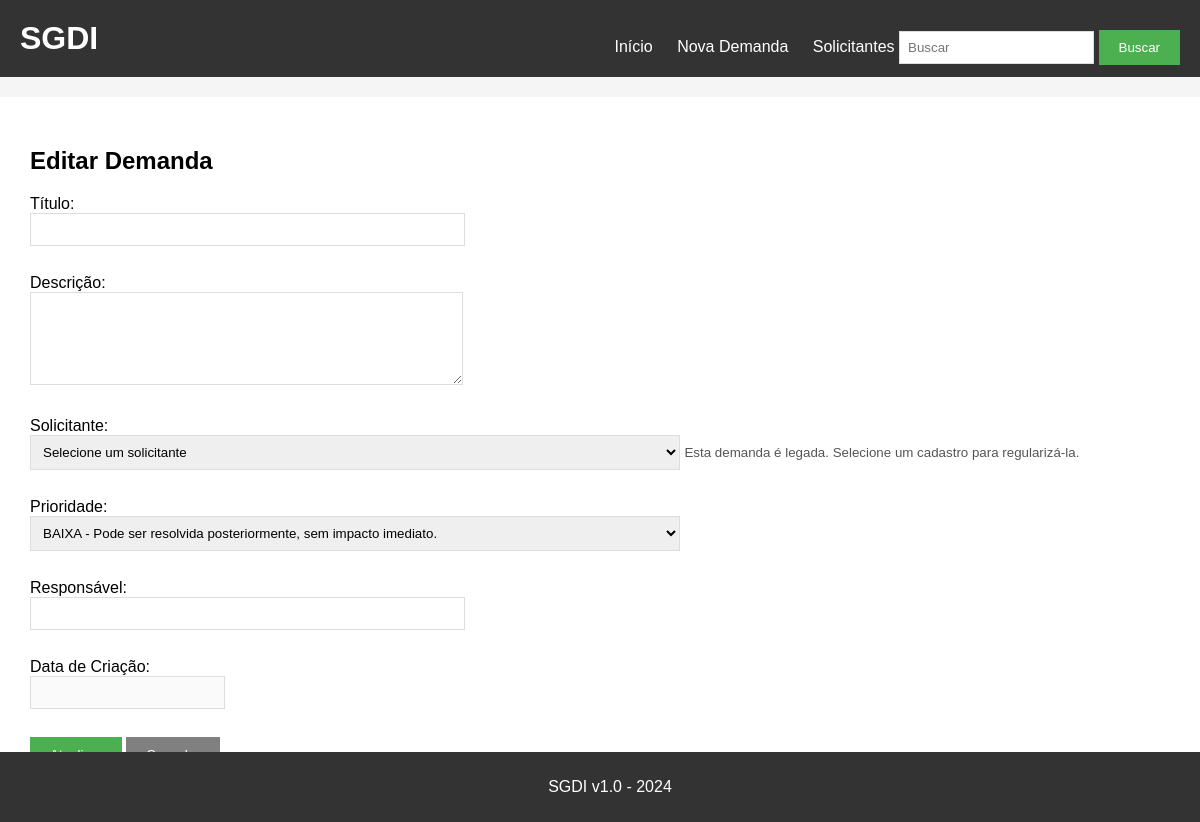
Page /editar/8 on the earlier database version.
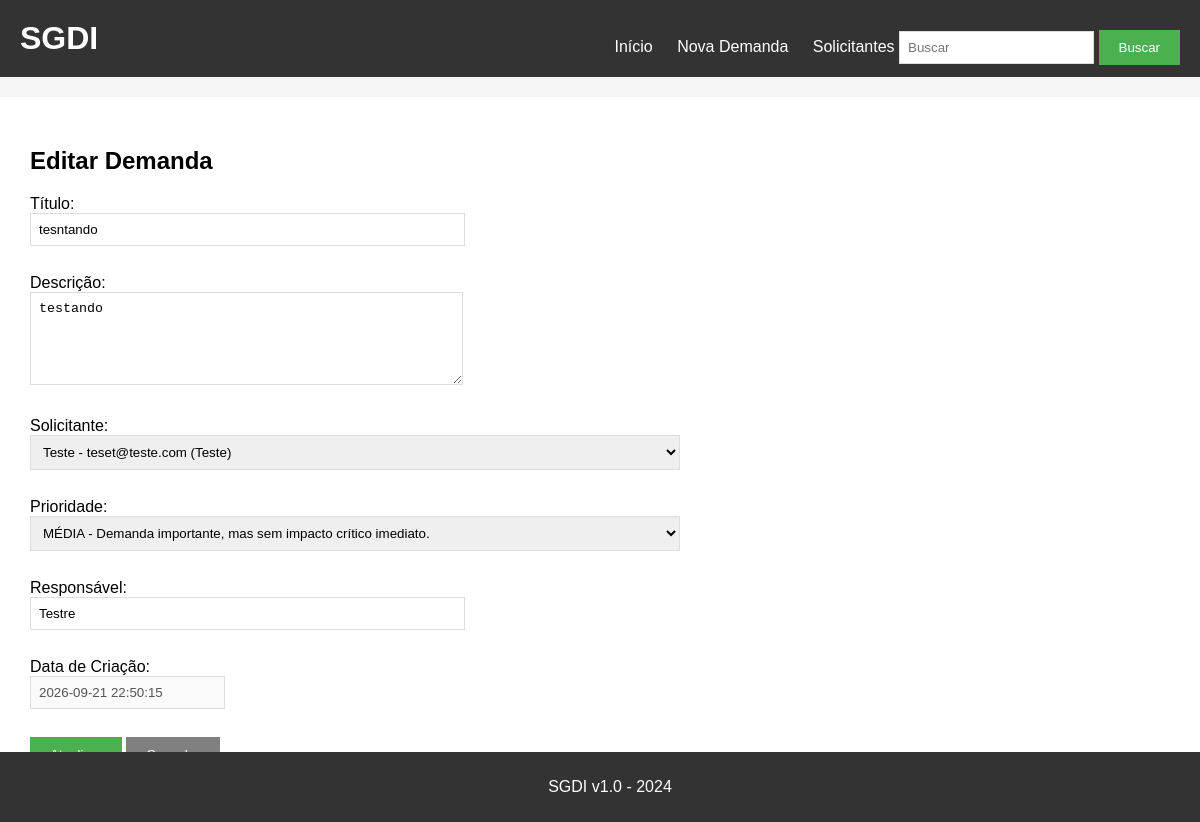
Same page on the later database version.
### tables this page shows
CREATE TABLE demandas (
    id INTEGER PRIMARY KEY AUTOINCREMENT,
    titulo TEXT NOT NULL,
    descricao TEXT,
    solicitante TEXT NOT NULL,
    data_criacao TEXT NOT NULL,
    prioridade TEXT NOT NULL DEFAULT 'MÉDIA',
    responsavel TEXT NOT NULL
, solicitante_id INTEGER REFERENCES solicitantes(id));

CREATE TABLE solicitantes (
        id INTEGER PRIMARY KEY AUTOINCREMENT,
        nome TEXT NOT NULL COLLATE NOCASE UNIQUE,
        email TEXT NOT NULL COLLATE NOCASE UNIQUE,
        departamento TEXT NOT NULL
    );

### app.py (the view, shortened to what this page needs)
@app.route('/editar/<int:id>', methods=['GET', 'POST'])
def editar(id):
    conn = get_db()
    ensure_schema(conn)
    demanda = conn.execute('''SELECT d.*, s.nome AS solicitante_nome
        FROM demandas d LEFT JOIN solicitantes s ON s.id = d.solicitante_id
        WHERE d.id=?''', (id,)).fetchone()
    solicitantes = get_solicitantes(conn)
    conn.close()
    return render_template('editar.html', demanda=demanda, solicitantes=solicitantes,
                           solicitante_label=solicitante_label)

### app.py (called while the page is built)
def get_db():
    conn = sqlite3.connect('demandas.db')
    conn.row_factory = sqlite3.Row
    conn.execute('PRAGMA foreign_keys = ON')
    return conn

def ensure_schema(conn):
    conn.execute('''CREATE TABLE IF NOT EXISTS solicitantes (
        id INTEGER PRIMARY KEY AUTOINCREMENT,
        nome TEXT NOT NULL COLLATE NOCASE UNIQUE,
        email TEXT NOT NULL COLLATE NOCASE UNIQUE,
        departamento TEXT NOT NULL
    )''')
    columns = [row['name'] for row in conn.execute('PRAGMA table_info(demandas)')]
    if 'solicitante_id' not in columns:
        conn.execute('ALTER TABLE demandas ADD COLUMN solicitante_id INTEGER REFERENCES solicitantes(id)')
    conn.commit()

def get_solicitantes(conn):
    return conn.execute(
        'SELECT id, nome, email, departamento FROM solicitantes ORDER BY nome'
    ).fetchall()

### templates/editar.html (shortened to what this page needs)
{% extends "base.html" %}
{% block content %}
<h2>Editar Demanda</h2>
<form method="POST" action="/editar/{{ demanda['id'] }}">
<div><label>Título:</label><br><input type="text" name="titulo" value="{{ demanda['titulo'] }}" size="50" required></div><br>
<div><label>Descrição:</label><br><textarea name="descricao" rows="5" cols="50">{{ demanda['descricao'] }}</textarea></div><br>
<div><label>Solicitante:</label><br>
<select name="solicitante_id" required>
<option value="">Selecione um solicitante</option>
{% for solicitante in solicitantes %}
<option value="{{ solicitante['id'] }}" {% if demanda['solicitante_id'] == solicitante['id'] %}selected{% endif %}>{{ solicitante['nome'] }} - {{ solicitante['email'] }} ({{ solicitante['departamento'] }})</option>
{% endfor %}
</select>
{% if not demanda['solicitante_id'] %}<small>Esta demanda é legada. Selecione um cadastro para regularizá-la.</small>{% endif %}
</div><br>
<div><label>Prioridade:</label><br><select name="prioridade" required>
<option value="BAIXA" {% if demanda['prioridade']=='BAIXA' %}selected{% endif %}>BAIXA - Pode ser resolvida posteriormente, sem impacto imediato.</option>
<option value="MÉDIA" {% if demanda['prioridade']=='MÉDIA' %}selected{% endif %}>MÉDIA - Demanda importante, mas sem impacto crítico imediato.</option>
</select></div><br>
<div><label>Responsável:</label><br><input type="text" name="responsavel" value="{{ demanda['responsavel'] }}" size="50" required></div><br>
<div><label>Data de Criação:</label><br><input type="text" value="{{ demanda['data_criacao'] }}" disabled></div><br>
<button type="submit">Atualizar</button> <a href="/"><button type="button">Cancelar</button></a>
</form>
{% endblock %}

Differences in the rows shown:
added demandas: titulo "tesntando", descricao "testando", solicitante_id "Teste - teset@teste.com (Teste)", prioridade "MÉDIA - Demanda importante, mas sem impacto crítico imediato.", responsavel "Testre", data_criacao "2026-09-21 22:50:15"
Other differences:
form field solicitante_id: "Selecione um solicitante" → (not shown)
form field prioridade: "BAIXA - Pode ser resolvida posteriormente, sem impacto imediato." → (not shown)
text no longer shown: "Esta demanda é legada. Selecione um cadastro para regularizá-la."
